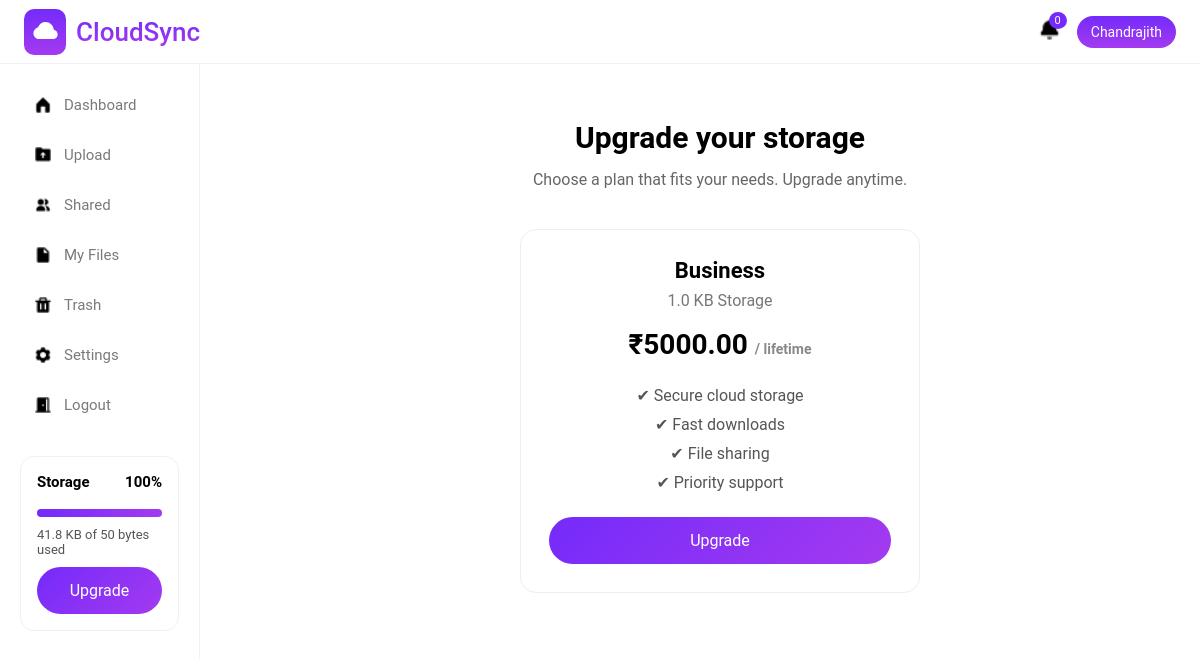
Page /subscribe/upgrade/ (signed in) on the earlier database version.
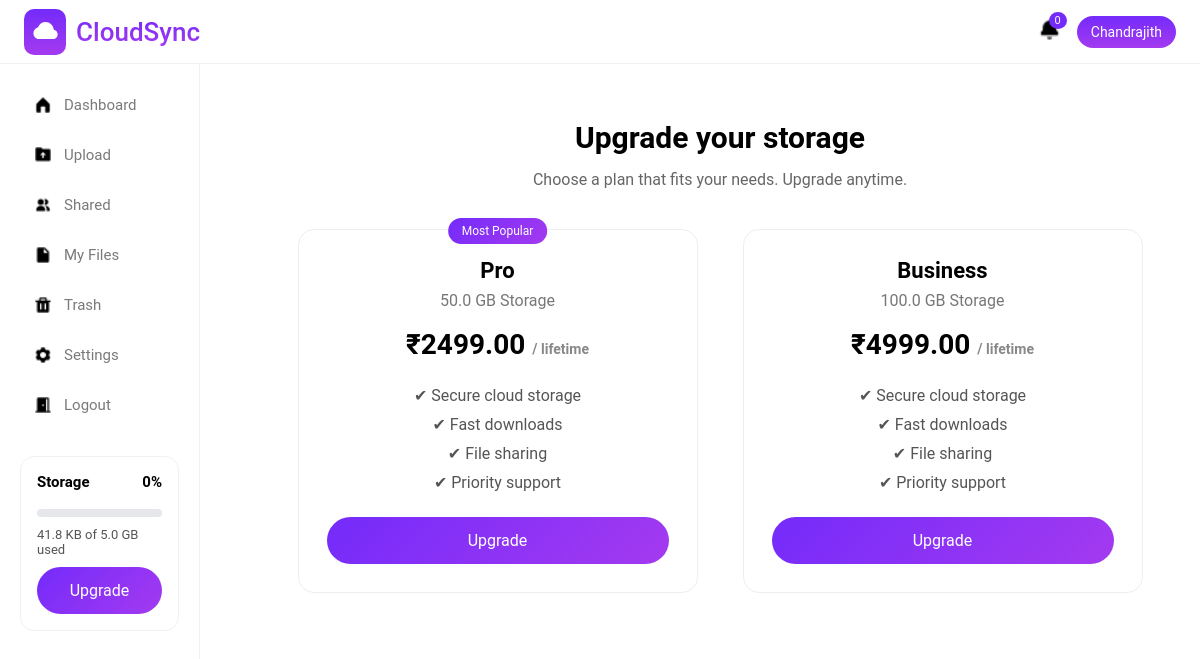
Same page on the later database version.
### subscriptions/models.py (models this page shows, shortened)
class Plan(models.Model):
    name = models.CharField(max_length=50)
    storage_limit = models.BigIntegerField()  # bytes
    price = models.DecimalField(max_digits=8, decimal_places=2)

### subscriptions/views.py (the view)
# urls.py: path("upgrade/", upgrade_page, name="upgrade_page"),
@login_required
def upgrade_page(request):
    subscription = UserSubscription.objects.select_related("plan").get(user=request.user)
    current_plan = subscription.plan
    if current_plan.name.lower() == "free":
        plans = Plan.objects.exclude(name__iexact="free")
    elif current_plan.name.lower() == "pro":
        plans = Plan.objects.filter(name__iexact="business")
    else:
        plans = Plan.objects.none()
    return render(request, "subscriptions/upgrade.html", {
        "plans": plans,
        "current_plan": current_plan
    })

### storageapp/context_processors.py (called while the page is built)
def storage_info(request):
    if not request.user.is_authenticated:
        return {}
    sub = UserSubscription.objects.select_related("plan").filter(user=request.user).first()
    used = (
        CloudFile.objects
        .filter(user=request.user, is_deleted=False)
        .aggregate(total=Sum("file_size"))["total"] or 0
    )
    limit = sub.plan.storage_limit
    storage_percent = min(
        int((used / limit) * 100) if limit else 0,
        100
    )
    return {
        "storage_used": used,
        "storage_limit": limit,
        "storage_percent": int((used / limit) * 100) if limit else 0,
        "current_plan": sub.plan,
        "storage_percent":storage_percent,
    }

### subscriptions/templates/subscriptions/upgrade.html (shortened to what this page needs)
{% extends 'storageapp/base.html' %}
{% load static %}
{% block style %}
<link rel="stylesheet" href="{% static 'css/upgrade.css' %}">
{% endblock %}
{% block content %}
<div class="upgrade-page">
    <h2 class="upgrade-title">Upgrade your storage</h2>
    <p class="upgrade-subtitle">
        Choose a plan that fits your needs. Upgrade anytime.
    </p>
    <div class="plan-grid">
        {% for plan in plans %}
        <div class="plan-card">
            {% if plan.name == 'Pro' %}
            <span class="badge">Most Popular</span>
            {% endif %}
            <h3>{{ plan.name }}</h3>
            <p class="storage">
                {{ plan.storage_limit|filesizeformat }} Storage
            </p>
            <div class="price">
                ₹{{ plan.price }}
                <span>/ lifetime</span>
            </div>
            <ul class="features">
                <li>✔ Secure cloud storage</li>
                <li>✔ Fast downloads</li>
                <li>✔ File sharing</li>
                <li>✔ Priority support</li>
            </ul>
            <button
                class="upgrade-btn"
                onclick="upgradePlan({{ plan.id }})">
                Upgrade
            </button>
        </div>
        {% endfor %}
    </div>
</div>
{% endblock %}

### storageapp/templates/storageapp/base.html (shortened to what this page needs)
{% load static %}
<!DOCTYPE html>
<html lang="en">
<head>
    <link rel="stylesheet" href="{% static 'css/common.css' %}">
    <link rel="stylesheet" href="{% static 'css/base.css' %}">
    {% block style %}
    {% endblock %}
</head>
<body>
<div class="header">
    <div class="logoarea">
        <div class="logoimage">
            <img src="{% static 'images/cloud.png' %}" alt="logoimage">
        </div>
        <div class="logotext">CloudSync</div>
    </div>
    <div class="header-right">
        <div class="notification"><img src="{% static 'images/bell.png' %}" alt="" srcset=""><span>0</span></div>
        <div class="user-pill">{{ request.user.first_name|default:request.user.username }}</div>
    </div>
</div>
<div class="sidebar">
    <a href="{% url 'storageapp:dashboard' %}" class="nav-item {% if request.resolver_match.url_name == 'dashboard' %}active{% endif %}"><img src="{% static 'images/dashboard.png' %}" alt=""> Dashboard</a>
    <a href="{% url 'storageapp:upload_page' %}" class="nav-item {% if request.resolver_match.url_name == 'upload_page' %}active{% endif %}"><img src="{% static 'images/upload.png' %}" alt=""> Upload</a>
    <a href="{% url 'storageapp:shared_files' %}" class="nav-item {% if request.resolver_match.url_name == 'shared_files' %}active{% endif %}"><img src="{% static 'images/share.png' %}" alt=""> Shared</a>
    <a href="{% url 'storageapp:myfiles' %}" class="nav-item {% if request.resolver_match.url_name == 'myfiles' %}active{% endif %}"><img src="{% static 'images/myfile.png' %}" alt=""> My Files</a>
    <a href="{% url 'storageapp:trash' %}" class="nav-item {% if request.resolver_match.url_name == 'trash' %}active{% endif %}"><img src="{% static 'images/trash.png' %}" alt=""> Trash</a>
    <a href="{% url 'storageapp:settings' %}" class="nav-item {% if request.resolver_match.url_name == 'settings' %}active{% endif %}"><img src="{% static 'images/settings.png' %}" alt=""> Settings</a>
    <a href="{% url 'accounts:user_logout' %}" class="nav-item"><img src="{% static 'images/logout.png' %}" alt=""> Logout</a>
    <div class="storage-box">
        <div style="display:flex;justify-content:space-between">
            <strong>Storage</strong>
            <strong>{{ storage_percent }}%</strong>
        </div>
        <div class="progressbar">
            <div class="progress-fill" style="width: {{ storage_percent }}%;"></div>
        </div>
        <p>
            {{ storage_used|filesizeformat }}
            of
            {{ storage_limit|filesizeformat }}
            used
        </p>
        {% if current_plan.name != "Business" %}
            <a href="{% url 'subscriptions:upgrade_page' %}" class="upgrade-btn">
                Upgrade
            </a>
        {% endif %}
    </div>
</div>
<div class="main">
    {% block content %}
    {% endblock %}
</div>
</body>
</html>

Differences in the rows shown:
now on this page (row edited): Plan: shows "Most Popular", name "Pro", storage_limit|filesizeformat "50.0 GB", price "2499.00"
changed Plan "Business": storage_limit|filesizeformat "1.0 KB" → "100.0 GB"; price "5000.00" → "4999.00"
Other differences:
{{ storage_percent }}: "100" → "0"
{{ storage_limit|filesizeformat }}: "50 bytes" → "5.0 GB"
